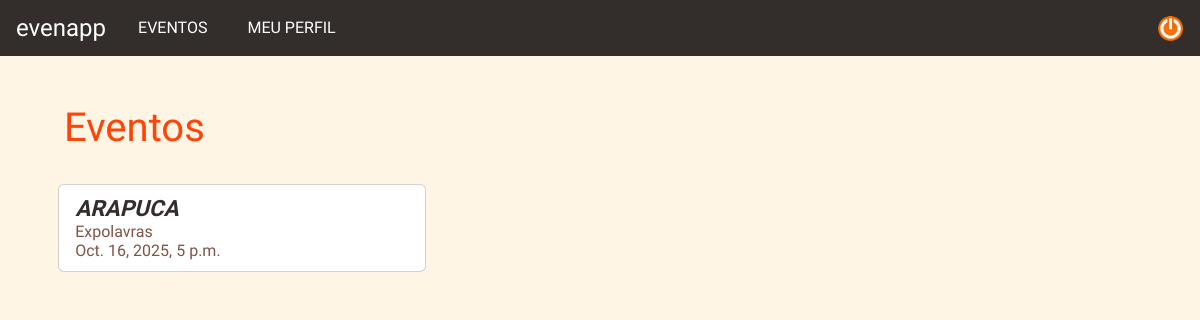
Page /home on the earlier database version.
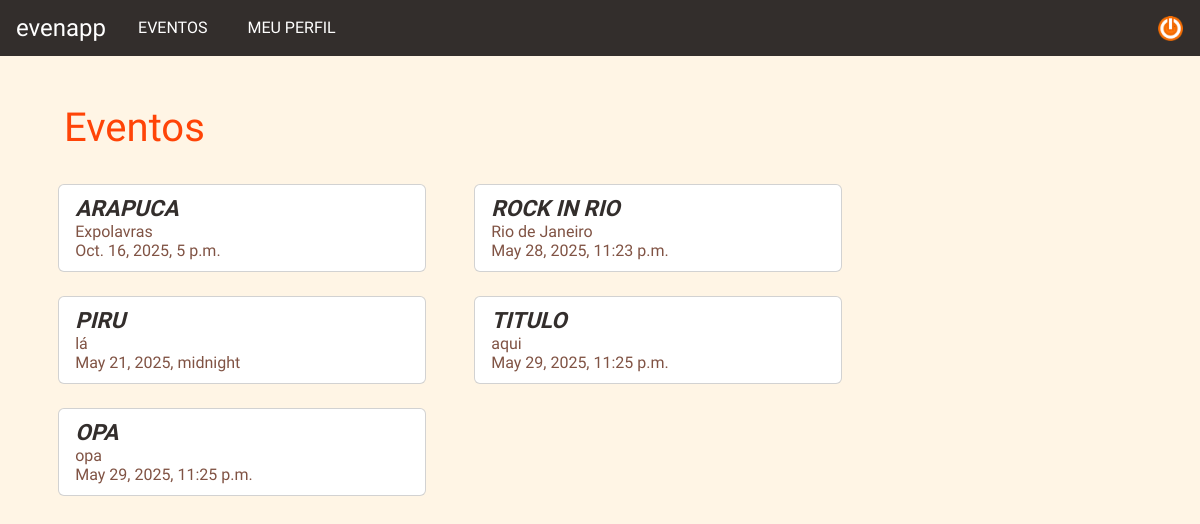
Same page on the later database version.
### evenapp/models.py (models this page shows, shortened)
class Evento(models.Model):
    titulo = models.CharField(max_length=255)
    data = models.DateTimeField()
    local = models.CharField(max_length=255)
    organizador = models.ForeignKey(
        Usuario,
        on_delete=models.CASCADE,
        related_name='eventos_organizados'
    )

### evenapp/views.py (the view)
# urls.py: 2. Add a URL to urlpatterns:  path('', views.home, name='home')
def home(request):
    eventos = Evento.objects.all()
    return render(request, 'events/home.html', {'eventos': eventos})

### evenapp/templates/events/home.html
{% extends "base.html" %}
{% load static %}
{% block extra_css %}
<link rel="stylesheet" href="{% static 'css/home.css' %}">
{% endblock %}
{% block content %}
<div class="home">
    <h1 class="title pt-5">Eventos</h1>
    <div class="events">
        {% for evento in eventos %}
            {% include 'events/event.html' %}
        {% empty %}
            <h3>Nenhum evento disponível.</h3>
        {% endfor %}
    </div>
</div>
{% endblock %}

### evenapp/templates/base.html (shortened to what this page needs)
{% load static %}
<!DOCTYPE html>
<html lang="pt-br">
<head>
    <link href="https://cdn.jsdelivr.net/npm/bootstrap@5.3.3/dist/css/bootstrap.min.css" rel="stylesheet">
    <link rel="stylesheet" href="{% static 'css/style.css' %}">
    {% block extra_css %}{% endblock %}
</head>
<body>
    {% include 'partials/navbar.html' %}
    <div class="container-fluid">
        {% block content %}{% endblock %}
    </div>
</body>
</html>

### evenapp/templates/partials/navbar.html (shortened to what this page needs)
{% load static %}
{% block content %}
<nav class="navbar navbar-expand-lg even-navbar">
    <div class="container-fluid">
        <a class="logo ms-3" href="{% url 'home' %}">evenapp</a>
        <div class="collapse navbar-collapse" id="navbarNav">
            <ul class="navbar-nav">
                <li class="nav-item">
                    <a class="nav-link ms-4" href="">EVENTOS</a>
                </li>
                <li class="nav-item">
                    <a class="nav-link ms-4" href="">MEU PERFIL</a>
                </li>
            </ul>
        </div>
        <div class="ms-auto me-3">
            <button type="submit" class="btn p-0">
                <img src="{% static 'img/logout.png' %}" alt="Sair" width="25" height="25">
            </button>
        </div>
    </div>
</nav>
{% endblock %}

### evenapp/templates/events/event.html
{% load static %}
{% block extra_css %}
<link rel="stylesheet" href="{% static 'css/event.css' %}">
{% endblock %}
{% block content %}
<div class="card mt-4 mx-4">
    <div class="mx-3">
        <h3 class="event event-title">{{evento.titulo}}</h3>
        <h4 class="event event-details">{{evento.local}}</h4>
        <h4 class="event event-details">{{evento.data}}</h4>
    </div>
</div>
{% endblock %}

### evenapp/static/css/style.css (style rules this page uses)
body { font-family: 'Luckiest Guy'; height: 100%; background-color: #FFF5E5; }
.container-fluid { padding: 0; }
.logo, .nav-link { color: white; }
.logo { text-decoration: none; font-size: 1.5rem; }
.nav-link { font-family: 'Roboto Condensed'; }
.even-navbar { background-color: #332E2C; }

### evenapp/static/css/home.css (style rules this page uses)
.home { display: flex; flex-direction: column; }
.events { width: 94.3%; display: flex; flex-wrap: wrap; margin: 0 auto; }
h1.title { color: #FF4407 !important; margin-left: 4rem; }

### evenapp/static/css/event.css (style rules this page uses)
div.card { width: 23rem; height: 5.5rem; display: flex; justify-content: center; }
h3, h4 { font-family: 'Roboto Condensed'; }
.event-title { margin: 0; font-size: 1.4rem; font-style: italic; font-weight: 600; text-transform: uppercase; color: #332E2C; }
.event-details { margin: 0; font-size: 1rem; color: #805344; }

Differences in the rows shown:
added Evento: titulo "ROCK IN RIO", local "Rio de Janeiro", data "May 28, 2025, 11:23 p.m."
added Evento: titulo "PIRU", local "lá", data "May 21, 2025, midnight"
added Evento: titulo "TITULO", local "aqui", data "May 29, 2025, 11:25 p.m."
added Evento: titulo "OPA", local "opa", data "May 29, 2025, 11:25 p.m."
